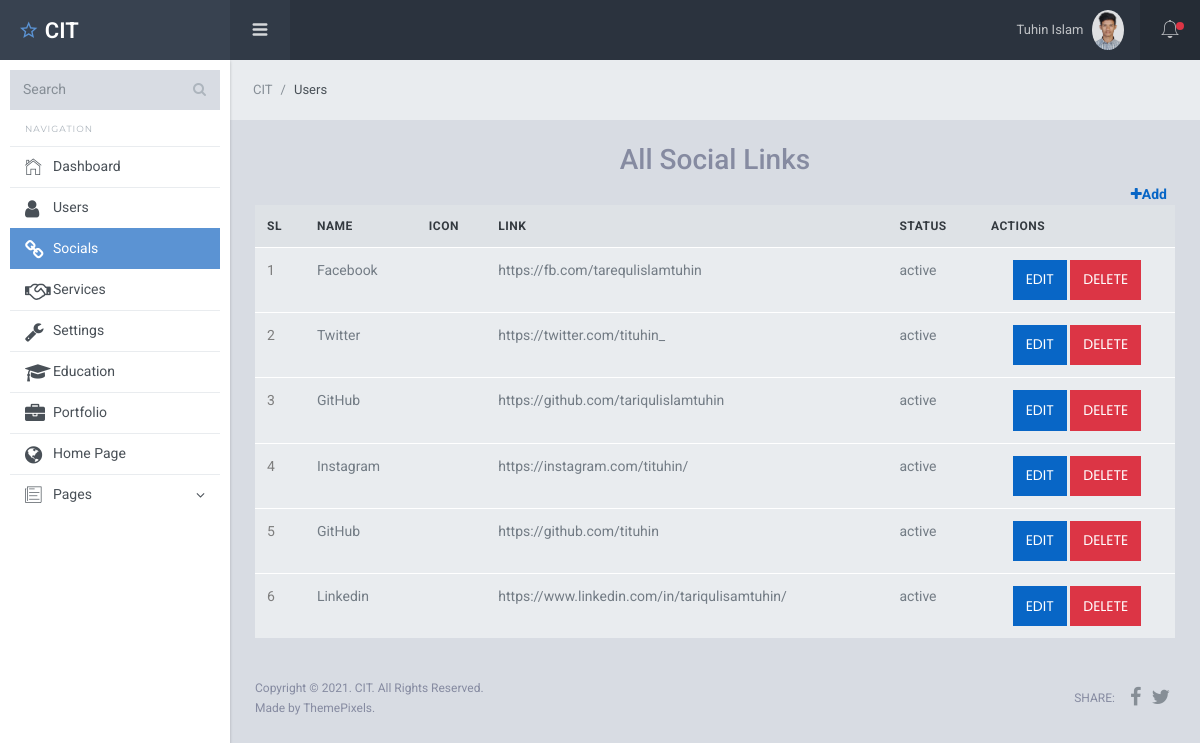
Page /dashboard/social.php (signed in) on the committed database.
### tables this page shows
CREATE TABLE `users` (
  `id` int(11) UNSIGNED NOT NULL,
  `name` varchar(255) DEFAULT NULL,
  `email` varchar(255) NOT NULL,
  `password` varchar(255) NOT NULL,
  `status` int(1) NOT NULL DEFAULT 1 COMMENT '1 = Active, 2 = Inactive',
  `role` int(1) NOT NULL DEFAULT 1 COMMENT '1 = User, 2 = Admin, 3= Employee',
  `profileImage` varchar(255) NOT NULL DEFAULT 'default.png'
);

CREATE TABLE `socials` (
  `id` int(10) UNSIGNED NOT NULL,
  `name` varchar(50) NOT NULL,
  `icon` varchar(255) NOT NULL,
  `link` varchar(255) NOT NULL,
  `status` varchar(255) DEFAULT 'active' COMMENT 'Active = 1 Inactive = 2'
);

### dashboard/social.php (the view, shortened to what this page needs)
<?php
	require_once "header.php";
	$users = mysqli_query($connection,"SELECT * FROM `socials` WHERE status = 'active' ");
?>
	<link rel="stylesheet" type="text/css" href="https://cdn.datatables.net/1.10.23/css/jquery.dataTables.css">
	<nav class="breadcrumb sl-breadcrumb">
	    <a class="breadcrumb-item" href="index.php">CIT</a>
	    <span class="breadcrumb-item active">Users</span>
	</nav>
<div class="sl-pagebody">
<h3 class="text-center">All Social Links</h3>
<div class="text-right mr-2 fw-3">
	<strong><a class="text-right" href="social-add.php">
	<i class="fa fa-plus"></i>Add</a></strong>
</div>
	<div class="table-wrapper">
    <table class="table display responsive nowrap" >
    <thead class="bg-grey">
        <tr>
        	<th>SL</th>
            <th>Name</th>
            <th>Icon</th>
            <th>Link</th>
            <th>status</th>
            <th>Actions</th>
        </tr>
    </thead>
    <tbody>
   <?php
        foreach ($users as $key => $value) { ?>
	    	<tr>
	        	<td><label><?=++$key?></label></td>
	            <td><?=$value['name']?></td>
	            <td><i class="<?=$value['icon']?>"></i></td>
	            <td><?=$value['link']?></td>
	            <td><?=$value['status']?></td>
	            <td class="text-center">
	            	<a href="social-edit.php?user-edit=<?=$value['id'] ?>" class="btn btn-primary">Edit</a>
	                <button data-id="<?=$value['id']?>"class="btn btn-danger deleteUser">Delete</button>
	            </td>
	        </tr>
   <?php } ?>
 	</tbody>
   </table>
  </div>
<?php require_once 'footer.php' ?>

### dashboard/header.php (shortened to what this page needs)
<?php
  require_once 'dbcontext.php';
  $id = $_SESSION['id'];
  $select = " select * from users where id = $id ";
  $query = mysqli_query($connection,$select);
  $globalAssoc = mysqli_fetch_assoc($query);
  $file_location = explode("/",$_SERVER['PHP_SELF']);
  $active_location = end($file_location);
?>
<!DOCTYPE html>
<html lang="en">
  <head>
    <link href="./assets/lib/font-awesome/css/font-awesome.css" rel="stylesheet">
    <link href="./assets/lib/Ionicons/css/ionicons.css" rel="stylesheet">
    <link href="./assets/lib/perfect-scrollbar/css/perfect-scrollbar.css" rel="stylesheet">
    <link href="//cdn.datatables.net/1.10.23/css/jquery.dataTables.min.css" rel="stylesheet">
    <link rel="stylesheet" href="//code.jquery.com/ui/1.12.1/themes/base/jquery-ui.css">
    <link rel="stylesheet" href="/resources/demos/style.css">
    <link rel="stylesheet" href="./assets/css/starlight.css">
  </head>
  <body>
    <div class="sl-logo"><a href="dashboard.php"><i class="icon ion-android-star-outline"></i> CIT</a></div>
    <div class="sl-sideleft">
      <div class="input-group input-group-search">
        <input type="search" name="search" class="form-control" placeholder="Search">
        <span class="input-group-btn">
          <button class="btn"><i class="fa fa-search"></i></button>
        </span>
      </div>
      <label class="sidebar-label">Navigation</label>
      <div class="sl-sideleft-menu">
        <a href="dashboard.php" class="sl-menu-link <?= $active_location == 'dashboard.php' ? 'active' : '' ?> ">
          <div class="sl-menu-item">
            <i class="menu-item-icon icon ion-ios-home-outline tx-22"></i>
            <span class="menu-item-label">Dashboard</span>
          </div>
        </a>
        <a href="index.php" class="sl-menu-link <?= $active_location == 'index.php' ? 'active' : '' ?> ">
          <div class="sl-menu-item">
            <i class="menu-item-icon icon fa fa-user tx-20"></i>
            <span class="menu-item-label">Users</span>
          </div>
        </a>
        <a href="social.php" class="sl-menu-link <?= $active_location == 'social.php' ? 'active' : '' ?>">
          <div class="sl-menu-item">
            <i class="menu-item-icon icon fa fa-link tx-20"></i>
            <span class="menu-item-label">Socials</span>
          </div>
        </a>
        <a href="service.php" class="sl-menu-link <?= $active_location == 'service.php' ? 'active' : '' ?>">
          <div class="sl-menu-item">
            <i class="menu-item-icon icon fa fa-handshake-o tx-20"></i>
            <span class="menu-item-label">Services</span>
          </div>
        </a>
        <a href="setting.php" class="sl-menu-link <?= $active_location == 'setting.php' ? 'active' : '' ?>">
          <div class="sl-menu-item">
            <i class="menu-item-icon icon fa fa-wrench tx-20"></i>
            <span class="menu-item-label">Settings</span>
          </div>
        </a>
        <a href="education.php" class="sl-menu-link <?= $active_location == 'education.php' ? 'active' : '' ?>">
          <div class="sl-menu-item">
            <i class="menu-item-icon icon fa fa-graduation-cap tx-20"></i>
            <span class="menu-item-label">Education</span>
          </div>
        </a>
        <a href="portfolio.php" class="sl-menu-link <?= $active_location == 'portfolio.php' ? 'active' : '' ?>">
          <div class="sl-menu-item">
            <i class="menu-item-icon icon fa fa-briefcase tx-20"></i>
            <span class="menu-item-label">Portfolio</span>
          </div>
        </a>
        <a href="../index.php" target="_blank" class="sl-menu-link">
          <div class="sl-menu-item">
            <i class="menu-item-icon icon fa fa-globe tx-20"></i>
            <span class="menu-item-label">Home Page</span>
          </div>
        </a>
        <a href="#" class="sl-menu-link">
          <div class="sl-menu-item">
            <i class="menu-item-icon icon ion-ios-paper-outline tx-22"></i>
            <span class="menu-item-label">Pages</span>
            <i class="menu-item-arrow fa fa-angle-down"></i>
          </div>
        </a>
      </div>
      <br>
    </div>
    <div class="sl-header">
      <div class="sl-header-left">
        <div class="navicon-left hidden-md-down"><a id="btnLeftMenu" href=""><i class="icon ion-navicon-round"></i></a></div>
      </div>
      <div class="sl-header-right">
        <nav class="nav">
          <div class="dropdown">
            <a href="" class="nav-link nav-link-profile" data-toggle="dropdown">
              <span class="logged-name"><?=$globalAssoc['name']?><span class="hidden-md-down"></span></span>
              <img src="upload/<?=$globalAssoc['profileImage']?>" class="wd-32 rounded-circle" alt="">
            </a>
          </div>
        </nav>
        <div class="navicon-right">
          <a id="btnRightMenu" href="" class="pos-relative">
            <i class="icon ion-ios-bell-outline"></i>
            <span class="square-8 bg-danger"></span>
          </a>
        </div>
      </div>
    </div>
    <div class="sl-mainpanel">

### front/css/style.css (style rules this page uses)
body { font-family: 'Poppins', sans-serif; font-weight: normal; font-style: normal; font-size: 15px; color: #8b98af; }
a, .button { -webkit-transition: all 0.3s ease-out 0s; -moz-transition: all 0.3s ease-out 0s; -ms-transition: all 0.3s ease-out 0s; -o-transition: all 0.3s ease-out 0s; transition: all 0.3s ease-out 0s; }
a, button { color: #1696e7; outline: medium none; }
h1, h2, h3, h4, h5, h6 { font-family: 'Baloo Bhaijaan', cursive; color: #ffffff; margin-top: 0px; font-style: normal; font-weight: 400; text-transform: normal; }
h3 { font-size: 28px; }
label { color: #7e7e7e; cursor: pointer; font-size: 14px; font-weight: 400; }
*::placeholder { color: #555555; font-size: 14px; opacity: 1; }
.btn { -moz-user-select: none; background: transparent none repeat scroll 0 0; border: 2px solid #8cc090; border-radius: 0; color: #fff; cursor: pointer; display: inline-block; font-size: 15px; font-weight: 600; letter-spacing: 0; line-height: 1; margin-bottom: 0; padding: 18px 35px; text-align: center; text-transform: uppercase; touch-action: manipulation; -webkit-transition: border-color 0.3s, color 0.3s; transition: border-color 0.3s, color 0.3s; transition-timing-function: ease, ease; -webkit-transition-timing-function: cubic-bezier(0.2, 1, 0.3, 1); transition-timing-function: cubic-bezier(0.2, 1, 0.3, 1); box-sizing: border-box; vertical-align: middle; white-space: nowrap; font-family: 'Poppins', sans-serif; position: relative; overflow: hidden; z-index: 1; }
.btn::before { content: ''; position: absolute; top: 0; left: 0; width: 150%; height: 100%; background: #8cc090; z-index: -1; -webkit-transform: rotate3d(0, 0, 1, -45deg) translate3d(0, -3em, 0); transform: rotate3d(0, 0, 1, -45deg) translate3d(0, -3em, 0); -webkit-transform-origin: 0% 100%; transform-origin: 0% 100%; -webkit-transition: -webkit-transform 0.3s, opacity 0.3s, background-color 0.3s; transition: transform 0.3s, opacity 0.3s, background-color 0.3s; z-index: -1; }
.breadcrumb > .active { color: #888; }
.breadcrumb-item + .breadcrumb-item::before { color: #8b98af; content: "|"; }

### rows in the picture
users: name "Tuhin Islam", profileImage (picture)
socials: name "Facebook", link "https://fb.com/tarequlislamtuhin", status "active"
socials: name "Twitter", link "https://twitter.com/tituhin_", status "active"
socials: name "GitHub", link "https://github.com/tariqulislamtuhin", status "active"
socials: name "Instagram", link "https://instagram.com/tituhin/", status "active"
socials: name "GitHub", link "https://github.com/tituhin", status "active"
socials: name "Linkedin", link "https://www.linkedin.com/in/tariqulisamtuhin/", status "active"
